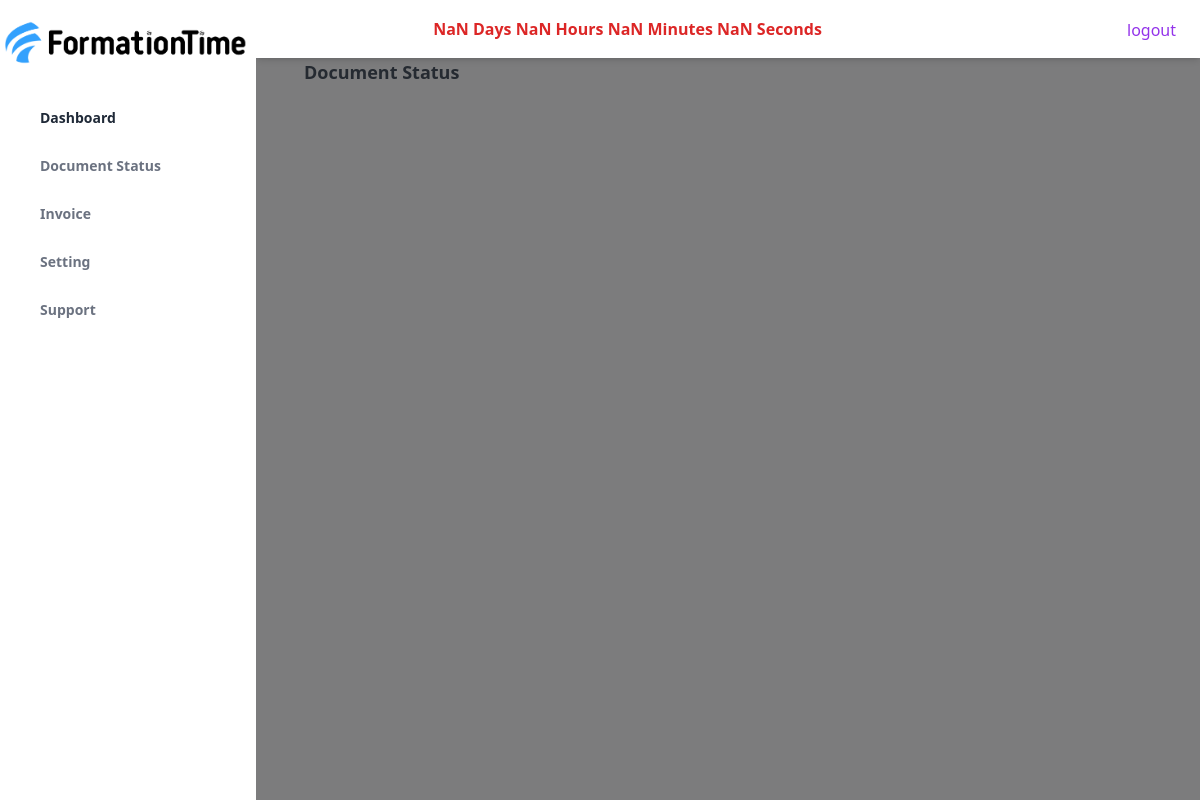
Before: /document/ (signed in) with the older database file.
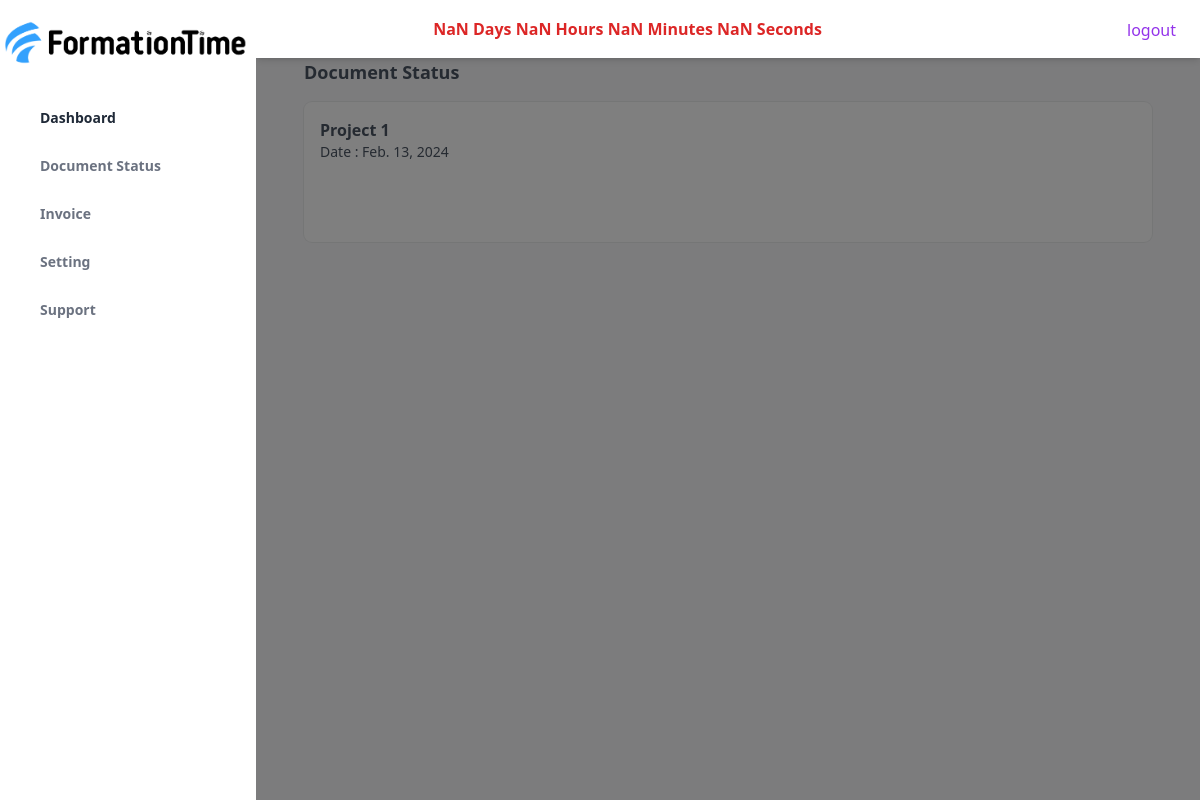
After: the same page with the newer database file.
### document/models.py (models this page shows, shortened)
class Document(models.Model):
    title = models.CharField(max_length=250,null=True,blank=True)
    user = models.ForeignKey(Account, on_delete=models.CASCADE,blank=True,null=True)
    date = models.DateField(null=True,blank=True)

### document/views.py (the view)
# urls.py: path('document/',views.document_list),
@login_required()
def document_list(request):
    document_list = Document.objects.filter(user=request.user)
    return render(request,'document/document_list.html',{'document_list':document_list})

### template/document/document_list.html (shortened to what this page needs)
{% extends 'base.html' %}
{% block content%}
<main class="h-full pb-16 overflow-y-auto">
    <div class="container px-6 mx-auto grid">
        <h4 class="mb-4 text-lg font-semibold text-gray-600 dark:text-gray-300">
            Document Status
        </h4>
        <div class="grid gap-6 mb-8 md:grid-cols-1">
            {% for document in document_list%}
            <div class="min-w-0 p-4 bg-white rounded-lg shadow-xs dark:bg-gray-800">
                <div class="flex justify-between">
                    <div>
                        <h4 class="font-semibold text-gray-600 dark:text-gray-300">
                            {{document.title}}
                        </h4>
                        <p class="text-sm  text-gray-600 dark:text-gray-400">Date : {{document.date}}</p>
                    </div>
                </div>
            </div>
            {%endfor%}
        </div>
    </div>
</main>
{%endblock%}

Changed rows visible on the page:
now on this page (row edited): Document: title "Project 1", date "Feb. 13, 2024"
